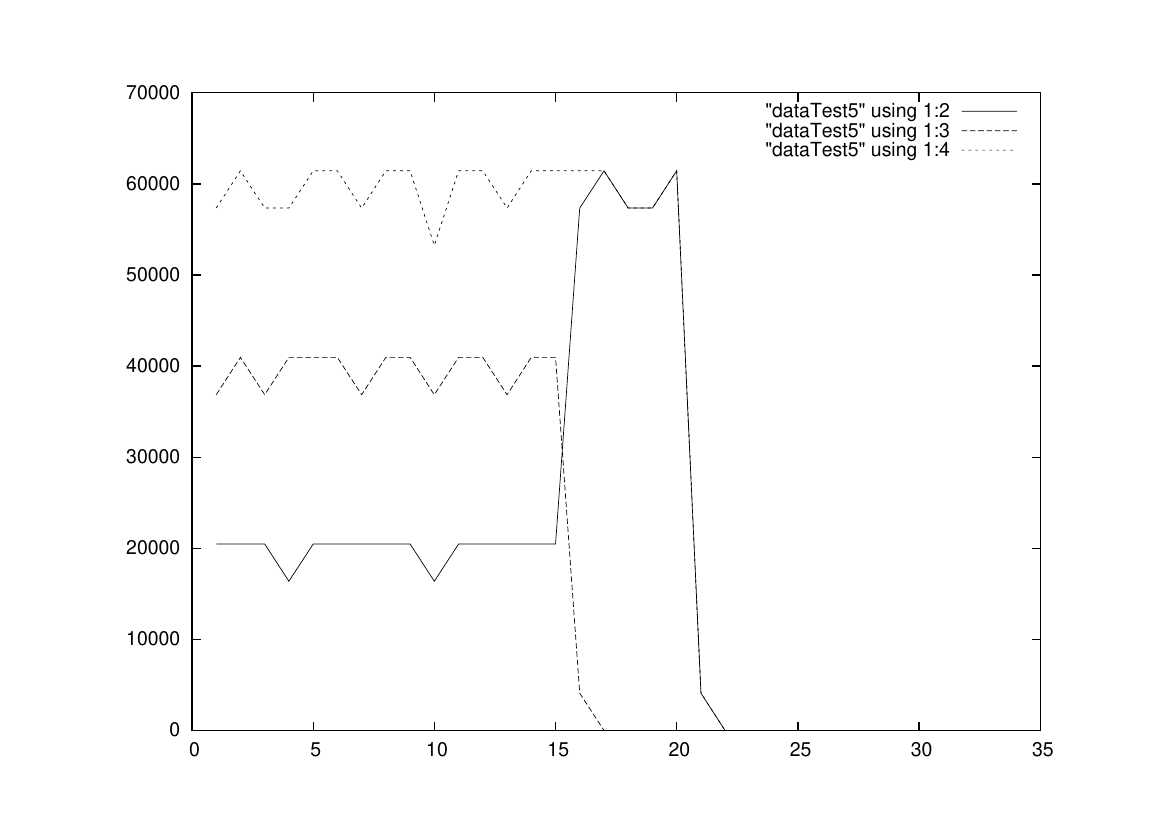

gnuplot code for this plot:
set term postscript
set output "plotTest5.ps"
set yrange [0:]
plot "dataTest5" using 1:2 with lines, "dataTest5" using 1:3 with lines, "dataTest5" using 1:4 with lines